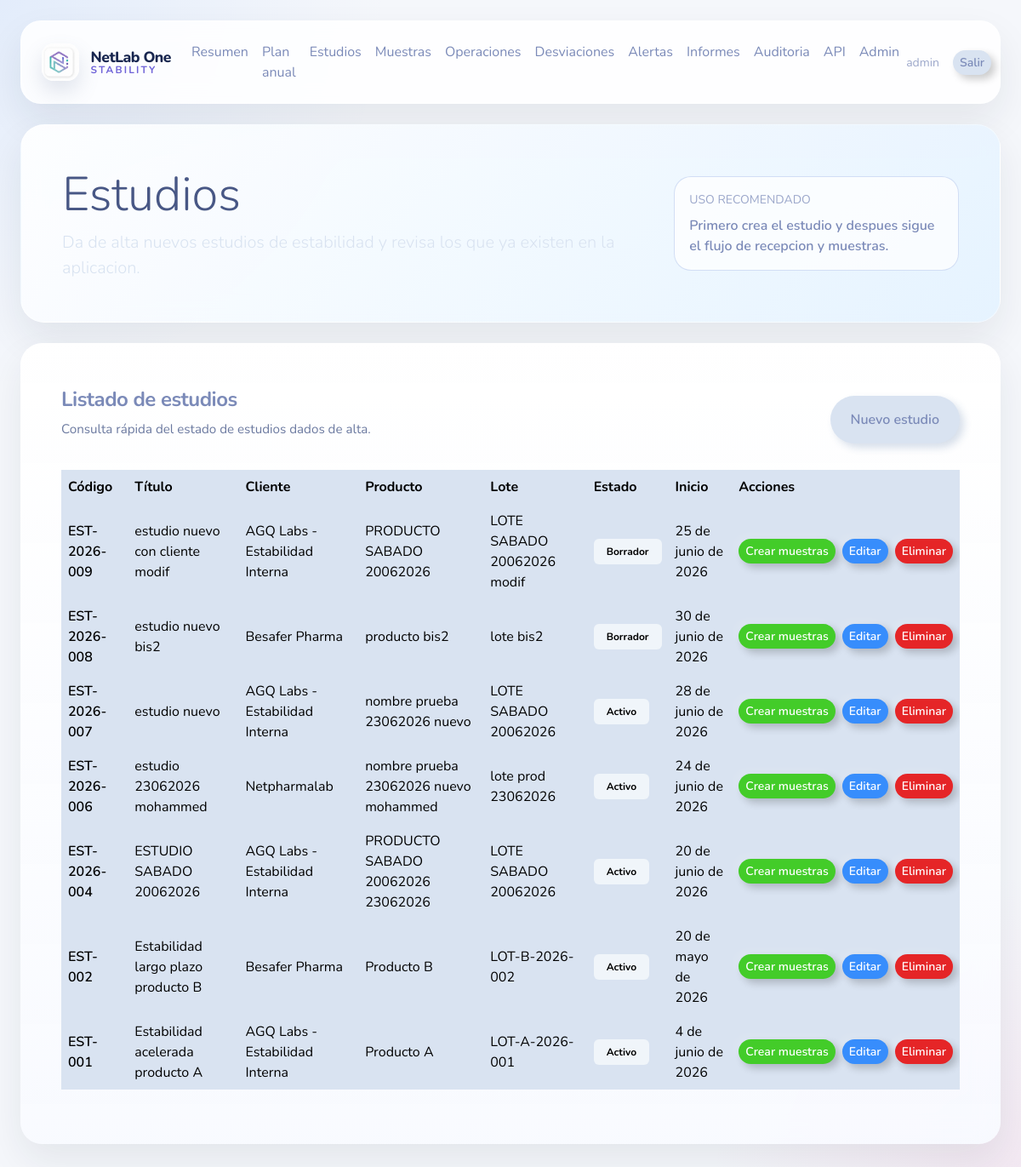
Page /app/studies/ (signed in) on the committed database.
### users/models.py (models this page shows, shortened)
class User(AbstractUser):
    class UserType(models.TextChoices):
        INTERNAL = 'internal', 'Internal'
        CLIENT = 'client', 'Client'
    class LanguageCode(models.TextChoices):
        ESP = 'ESP', 'Espanol'
        ENG = 'ENG', 'Ingles'
        FRA = 'FRA', 'Frances'
        POR = 'POR', 'Portugues'
        ITA = 'ITA', 'Italiano'
    company_code = models.CharField(max_length=50, blank=True)
    contact_code = models.CharField(max_length=50, blank=True)
    address_code = models.CharField(max_length=50, blank=True)
    language_code = models.CharField(max_length=3, choices=LanguageCode.choices, default=LanguageCode.ESP)
    user_type = models.CharField(max_length=20, choices=UserType.choices, default=UserType.CLIENT)
    is_quality_admin = models.BooleanField(default=False)

### stability/models.py (models this page shows, shortened)
class TimeStampedModel(models.Model):
    created_at = models.DateTimeField(auto_now_add=True)
    updated_at = models.DateTimeField(auto_now=True)
    class Meta:
        abstract = True

class Study(TimeStampedModel):
    class Status(models.TextChoices):
        DRAFT = "draft", "Borrador"
        ACTIVE = "active", "Activo"
        CLOSED = "closed", "Cerrado"
    code = models.CharField(max_length=50, unique=True)
    title = models.CharField(max_length=255)
    client = models.ForeignKey("Client", related_name="studies", on_delete=models.SET_NULL, null=True, blank=True)
    product = models.ForeignKey(Product, related_name="studies", on_delete=models.PROTECT, null=True, blank=True)
    batch = models.ForeignKey(ProductBatch, related_name="studies", on_delete=models.PROTECT, null=True, blank=True)
    packaging = models.ForeignKey(
        PackagingConfiguration,
        related_name="studies",
        on_delete=models.SET_NULL,
        null=True,
        blank=True,
    )
    product_name = models.CharField(max_length=255)
    batch_number = models.CharField(max_length=100)
    packaging_description = models.CharField(max_length=255, blank=True)
    company_code = models.CharField(max_length=50)
    status = models.CharField(max_length=20, choices=Status.choices, default=Status.DRAFT)
    start_date = models.DateField()
    end_date = models.DateField(null=True, blank=True)
    class Meta:
        ordering = ["-created_at"]
        verbose_name = "Estudio de Estabilidad"
        verbose_name_plural = "Estudios de Estabilidad"

class Client(TimeStampedModel):
    code = models.CharField(max_length=50, unique=True, blank=True)
    description = models.CharField(max_length=255)
    address = models.CharField(max_length=255, blank=True)
    email = models.EmailField(blank=True)
    phone = models.CharField(max_length=50, blank=True)
    notes = models.TextField(blank=True)
    class Meta:
        verbose_name = "Cliente"
        verbose_name_plural = "Clientes"
    def __str__(self):
        return f"{self.code} - {self.description}"

### stability/web_views.py (the view)
# urls.py: path('app/studies/', studies_list, name='web-studies'),
@login_required
def studies_list(request):
    studies = Study.objects.order_by("-created_at")
    return render(request, "web/studies.html", {"studies": studies, "study_form": StudyCreateForm()})

### audit/context.py (called while the page is built)
def set_audit_request(request):
    _audit_local.request = request

def clear_audit_request():
    if hasattr(_audit_local, "request"):
        delattr(_audit_local, "request")

### stability/models.py (called while the page is built)
    def __str__(self):
        return f"{self.code} - {self.name}"

### stability/web_forms.py (called while the page is built)
def _apply_bootstrap(field, placeholder=None):
    widget = field.widget
    existing = widget.attrs.get("class", "")
    if isinstance(widget, forms.CheckboxInput):
        widget.attrs["class"] = f"{existing} form-check-input".strip()
        return
    css_class = "form-control"
    if isinstance(widget, forms.Select):
        css_class = "form-select"
    widget.attrs["class"] = f"{existing} {css_class} rounded-4 shadow-sm".strip()
    if placeholder:
        widget.attrs["placeholder"] = placeholder

### templates/web/studies.html (shortened to what this page needs)
{% extends "base.html" %}
{% block content %}
<div class="hero glass p-4 p-lg-5 mb-4">
    <div class="row align-items-center g-4">
        <div class="col-lg-8">
            <h1 class="display-4 mb-2">Estudios</h1>
            <p class="lead text-secondary mb-0">Da de alta nuevos estudios de estabilidad y revisa los que ya existen en la aplicacion.</p>
        </div>
        <div class="col-lg-4">
            <div class="mini-kpi">
                <div class="small text-uppercase text-muted">Uso recomendado</div>
                <div class="fw-semibold mt-2">Primero crea el estudio y despues sigue el flujo de recepcion y muestras.</div>
            </div>
        </div>
    </div>
</div>
<div class="row g-4">
    <div class="col-12">
        <div class="card glass soft-card border-0 h-100">
            <div class="card-body p-4 p-lg-5">
                <div class="d-flex justify-content-between align-items-center mb-3">
                    <div>
                        <div class="app-section-title">Listado de estudios</div>
                        <div class="app-section-copy">
                            Consulta rápida del estado de estudios dados de alta.
                        </div>
                    </div>
                    <button
                        class="btn btn-primary rounded-pill"
                        type="button"
                        onclick="toggleStudyForm()">
                         Nuevo estudio
                    </button>
                </div>
                <div class="table-responsive">
                    <table class="table table-hover align-middle">
                        <tr>
                            <th>Código</th>
                            <th>Título</th>
                            <th>Cliente</th>
                            <th>Producto</th>
                            <th>Lote</th>
                            <th>Estado</th>
                            <th>Inicio</th>
                            <th>Acciones</th>
                        </tr>
                        {% for study in studies %}
                        <tr>
                            <td class="fw-semibold">{{ study.code }}</td>
                            <td>{{ study.title }}</td>
                            <td>{{ study.client.description|default:"-" }}</td>
                            <td>{{ study.product_name }}</td>
                            <td>{{ study.batch_number }}</td>
                            <td>
                                <span class="badge text-bg-light">
                                    {{ study.get_status_display }}
                                </span>
                            </td>
                            <td>{{ study.start_date }}</td>
                            <td class="text-nowrap">
                                <a
                                    class="btn btn-sm btn-outline-success rounded-pill me-1"
                                    href="/app/samples/?study={{ study.id }}&open=create">
                                    Crear muestras
                                </a>
                                <a
                                    class="btn btn-sm btn-outline-primary rounded-pill me-1"
                                    href="#"
                                    onclick="openStudyEditModal('{{ study.id }}', '{{ study.code|escapejs }}', '{{ study.title|escapejs }}', '{{ study.client_id|default:'' }}', '{{ study.packaging_id|default:'' }}', '{{ study.product_name|escapejs }}', '{{ study.batch_number|escapejs }}', '{{ study.packaging_description|escapejs }}', '{{ study.status }}', '{{ study.start_date|date:'Y-m-d' }}', '{{ study.end_date|default:''|date:'Y-m-d' }}'); return false;">
                                    Editar
                                </a>
                                <form
                                    method="post"
                                    action="/app/studies/{{ study.id }}/delete/"
                                    class="d-inline study-delete-form">
                                    <button
                                        class="btn btn-sm btn-outline-danger rounded-pill"
                                        type="submit">
                                        Eliminar
                                    </button>
                                </form>
                            </td>
                        </tr>
                        {% empty %}
                        <tr>
                            <td colspan="8" class="text-muted">
                                No hay estudios todavía.
                            </td>
                        </tr>
                        {% endfor %}
                    </table>
                </div>
            </div>
        </div>
    </div>
</div>
{% endblock %}

### templates/base.html (shortened to what this page needs)
{% load static %}
<!DOCTYPE html>
<html lang="es">
<head>
    <link rel="stylesheet" href="https://cdn.jsdelivr.net/npm/bootswatch@5.3.3/dist/morph/bootstrap.min.css">
</head>
<body>
    <div class="shell">
        {% if user.is_authenticated %}
        <nav class="navbar navbar-expand-lg glass topbar px-4 py-3 no-print">
            <div class="container-fluid px-0">
                <a class="navbar-brand brand-lockup fw-bold me-3" href="/">
                    <img class="brand-mark" src="{% static 'branding/netlabone-app-icon.png' %}" alt="NetLab One Stability">
                    <span class="brand-copy">
                        <span class="brand-name">NetLab One</span>
                        <span class="brand-subtitle">Stability</span>
                    </span>
                </a>
                <div class="collapse navbar-collapse" id="mainNav">
                    <ul class="navbar-nav me-auto mb-2 mb-lg-0">
                        <li class="nav-item"><a class="nav-link" href="/">Resumen</a></li>
                        <li class="nav-item"><a class="nav-link" href="/app/annual-plan/">Plan anual</a></li>
                        <li class="nav-item"><a class="nav-link" href="/app/studies/">Estudios</a></li>
                        <li class="nav-item"><a class="nav-link" href="/app/samples/">Muestras</a></li>
                        <li class="nav-item"><a class="nav-link" href="/app/operations/">Operaciones</a></li>
                        <li class="nav-item"><a class="nav-link" href="/app/deviations/">Desviaciones</a></li>
                        <li class="nav-item"><a class="nav-link" href="/app/alerts/">Alertas</a></li>
                        <li class="nav-item"><a class="nav-link" href="/app/reports/">Informes</a></li>
                        <li class="nav-item"><a class="nav-link" href="/app/audit/">Auditoria</a></li>
                        {% if request.user.is_superuser %}
                        <li class="nav-item"><a class="nav-link" href="/swagger/">API</a></li>
                        {% endif %}
                        {% if user.is_staff %}<li class="nav-item"><a class="nav-link" href="/admin/">Admin</a></li>{% endif %}
                    </ul>
                    <div class="d-flex align-items-center gap-3">
                        <span class="text-muted small">{{ user.username }}</span>
                        <form method="post" action="/logout/" class="m-0">
                            <button type="submit" class="btn btn-outline-secondary btn-sm rounded-pill">Salir</button>
                        </form>
                    </div>
                </div>
            </div>
        </nav>
        {% endif %}
        <main class="py-4">
            {% block content %}{% endblock %}
        </main>
    </div>
</body>
</html>

### templates/base.html (style rules this page uses)
body { background: radial-gradient(circle at top left, rgba(13,110,253,.08), transparent 25%), radial-gradient(circle at bottom right, rgba(214,51,132,.08), transparent 20%), #f5f7fb; min-height: 100vh; }
.shell { max-width: 1280px; margin: 0 auto; padding: 24px; }
.glass { background: rgba(255,255,255,.86); backdrop-filter: blur(14px); border: 1px solid rgba(255,255,255,.35); box-shadow: 0 20px 45px rgba(31,42,55,.08); }
.topbar { border-radius: 1.5rem; }
.brand-lockup { display: inline-flex; align-items: center; gap: .85rem; text-decoration: none; }
.brand-mark { width: 44px; height: 44px; object-fit: cover; border-radius: 14px; box-shadow: 0 12px 24px rgba(93, 109, 151, .18); }
.brand-copy { display: flex; flex-direction: column; line-height: 1.05; }
.brand-name { font-size: 1.1rem; font-weight: 800; color: #18264f; letter-spacing: -.03em; }
.brand-subtitle { font-size: .74rem; font-weight: 700; text-transform: uppercase; letter-spacing: .18em; color: #6f63d8; }
.hero { border-radius: 1.75rem; background: linear-gradient(135deg, rgba(255,255,255,.9), rgba(228,242,255,.9)); border: 1px solid rgba(255,255,255,.4); }
.table td, .table th { vertical-align: middle; }
.app-section-title { font-size: 1.5rem; font-weight: 700; letter-spacing: -.02em; margin-bottom: .35rem; }
.app-section-copy { color: #6c7aa0; font-size: .95rem; margin-bottom: 1.25rem; }
.soft-card { border-radius: 1.6rem; background: linear-gradient(180deg, rgba(255,255,255,.96), rgba(248,250,255,.92)); }
.mini-kpi { border-radius: 1.25rem; background: rgba(255,255,255,.72); border: 1px solid rgba(207,220,244,.9); padding: 1rem 1.1rem; }

### rows in the picture
User: username "admin"
Study: code "EST-2026-009", title "estudio nuevo con cliente modif", client.description "AGQ Labs - Estabilidad Interna", product_name "PRODUCTO SABADO 20062026", batch_number "LOTE SABADO 20062026 modif", status "Borrador", start_date "25 de junio de 2026"
Study: code "EST-2026-008", title "estudio nuevo bis2", client.description "Besafer Pharma", product_name "producto bis2", batch_number "lote bis2", status "Borrador", start_date "30 de junio de 2026"
Study: code "EST-2026-007", title "estudio nuevo", client.description "AGQ Labs - Estabilidad Interna", product_name "nombre prueba 23062026 nuevo", batch_number "LOTE SABADO 20062026", status "Activo", start_date "28 de junio de 2026"
Study: code "EST-2026-006", title "estudio 23062026 mohammed", client.description "Netpharmalab", product_name "nombre prueba 23062026 nuevo mohammed", batch_number "lote prod 23062026", status "Activo", start_date "24 de junio de 2026"
Study: code "EST-2026-004", title "ESTUDIO SABADO 20062026", client.description "AGQ Labs - Estabilidad Interna", product_name "PRODUCTO SABADO 20062026 23062026", batch_number "LOTE SABADO 20062026", status "Activo", start_date "20 de junio de 2026"
Study: code "EST-002", title "Estabilidad largo plazo producto B", client.description "Besafer Pharma", product_name "Producto B", batch_number "LOT-B-2026-002", status "Activo", start_date "20 de mayo de 2026"
Study: code "EST-001", title "Estabilidad acelerada producto A", client.description "AGQ Labs - Estabilidad Interna", product_name "Producto A", batch_number "LOT-A-2026-001", status "Activo", start_date "4 de junio de 2026"
